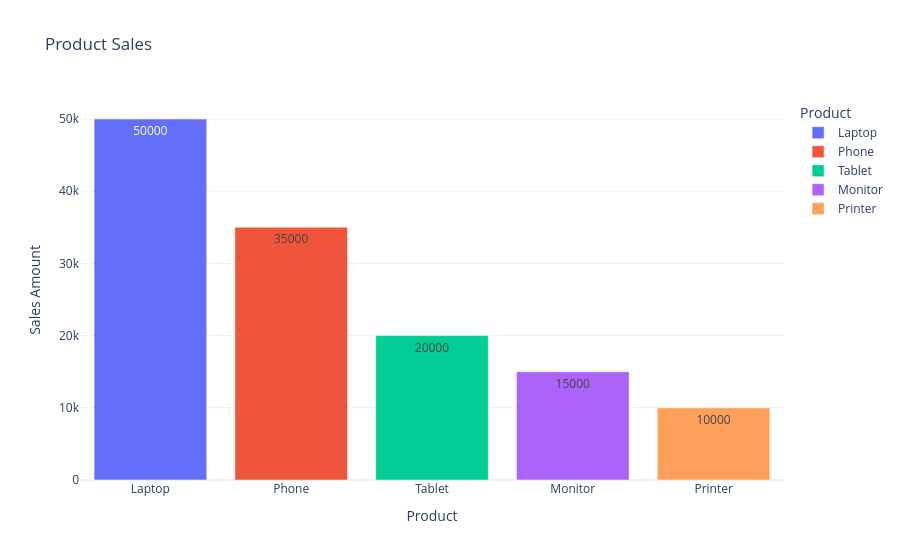

Notebook source saved alongside this figure:
### Markdown cell above
Question 8:Using Plotly: 
1. Create interactive bar chart of sales. 
2. Create pie chart for category distribution. 
3. Add hover information. 
4. Explain difference between: 
   ○ Static visualization (Matplotlib/Seaborn) 
   ○ Interactive dashboards (Plotly) 
Discuss where interactive dashboards are critical in business environments.

### Code cell
# TASK 1 ANSWER WITH HOVER INFORMATION:-
import plotly.express as px

# Sample sales data
df_sales = pd.DataFrame({
    'Product': ['Laptop', 'Phone', 'Tablet', 'Monitor', 'Printer'],
    'Sales': [50000, 35000, 20000, 15000, 10000]
})

# Interactive bar chart
fig = px.bar(
    df_sales,
    x='Product',
    y='Sales',
    title='Product Sales',
    color='Product',
    text='Sales',
    hover_data={'Sales': ':,.0f'}
)
fig.update_layout(
    xaxis_title='Product',
    yaxis_title='Sales Amount',
    template='plotly_white'
)

### Figure 1 — Plotly figure (JSON) as saved in the notebook; plotly's stock layout.template omitted (floating-point values rounded to 4 significant figures)
{"data": [{"hovertemplate": "Product=%{x}<br>Sales=%{text:,.0f}<extra></extra>", "legendgroup": "Laptop", "marker": {"color": "#636efa", "pattern": {"shape": ""}}, "name": "Laptop", "orientation": "v", "showlegend": true, "text": [50000.0], "textposition": "auto", "type": "bar", "x": ["Laptop"], "xaxis": "x", "y": [50000], "yaxis": "y"}, {"hovertemplate": "Product=%{x}<br>Sales=%{text:,.0f}<extra></extra>", "legendgroup": "Phone", "marker": {"color": "#EF553B", "pattern": {"shape": ""}}, "name": "Phone", "orientation": "v", "showlegend": true, "text": [35000.0], "textposition": "auto", "type": "bar", "x": ["Phone"], "xaxis": "x", "y": [35000], "yaxis": "y"}, {"hovertemplate": "Product=%{x}<br>Sales=%{text:,.0f}<extra></extra>", "legendgroup": "Tablet", "marker": {"color": "#00cc96", "pattern": {"shape": ""}}, "name": "Tablet", "orientation": "v", "showlegend": true, "text": [20000.0], "textposition": "auto", "type": "bar", "x": ["Tablet"], "xaxis": "x", "y": [20000], "yaxis": "y"}, {"hovertemplate": "Product=%{x}<br>Sales=%{text:,.0f}<extra></extra>", "legendgroup": "Monitor", "marker": {"color": "#ab63fa", "pattern": {"shape": ""}}, "name": "Monitor", "orientation": "v", "showlegend": true, "text": [15000.0], "textposition": "auto", "type": "bar", "x": ["Monitor"], "xaxis": "x", "y": [15000], "yaxis": "y"}, {"hovertemplate": "Product=%{x}<br>Sales=%{text:,.0f}<extra></extra>", "legendgroup": "Printer", "marker": {"color": "#FFA15A", "pattern": {"shape": ""}}, "name": "Printer", "orientation": "v", "showlegend": true, "text": [10000.0], "textposition": "auto", "type": "bar", "x": ["Printer"], "xaxis": "x", "y": [10000], "yaxis": "y"}], "layout": {"barmode": "relative", "legend": {"title": {"text": "Product"}, "tracegroupgap": 0}, "title": {"text": "Product Sales"}, "xaxis": {"anchor": "y", "categoryarray": ["Laptop", "Phone", "Tablet", "Monitor", "Printer"], "categoryorder": "array", "domain": [0, 1], "title": {"text": "Product"}}, "yaxis": {"anchor": "x", "domain": [0, 1], "title": {"text": "Sales Amount"}}}}
